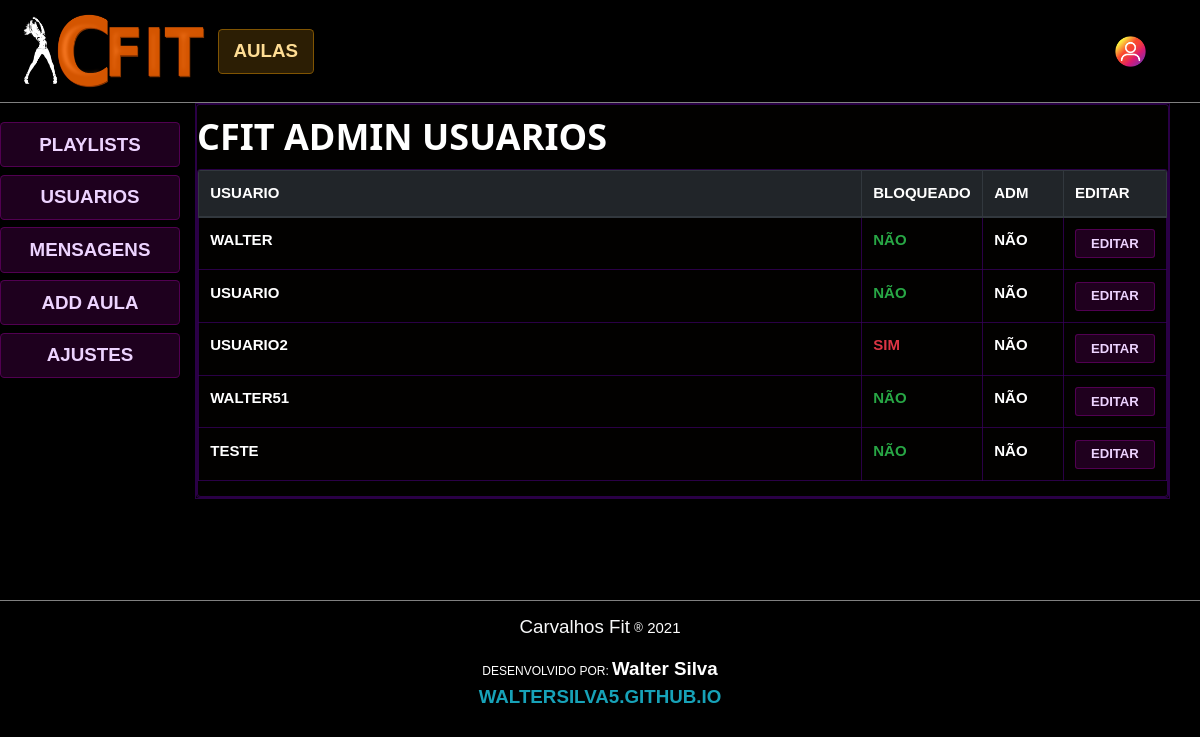
Before: /cfit_admin/usuarios (signed in) with the older database file.
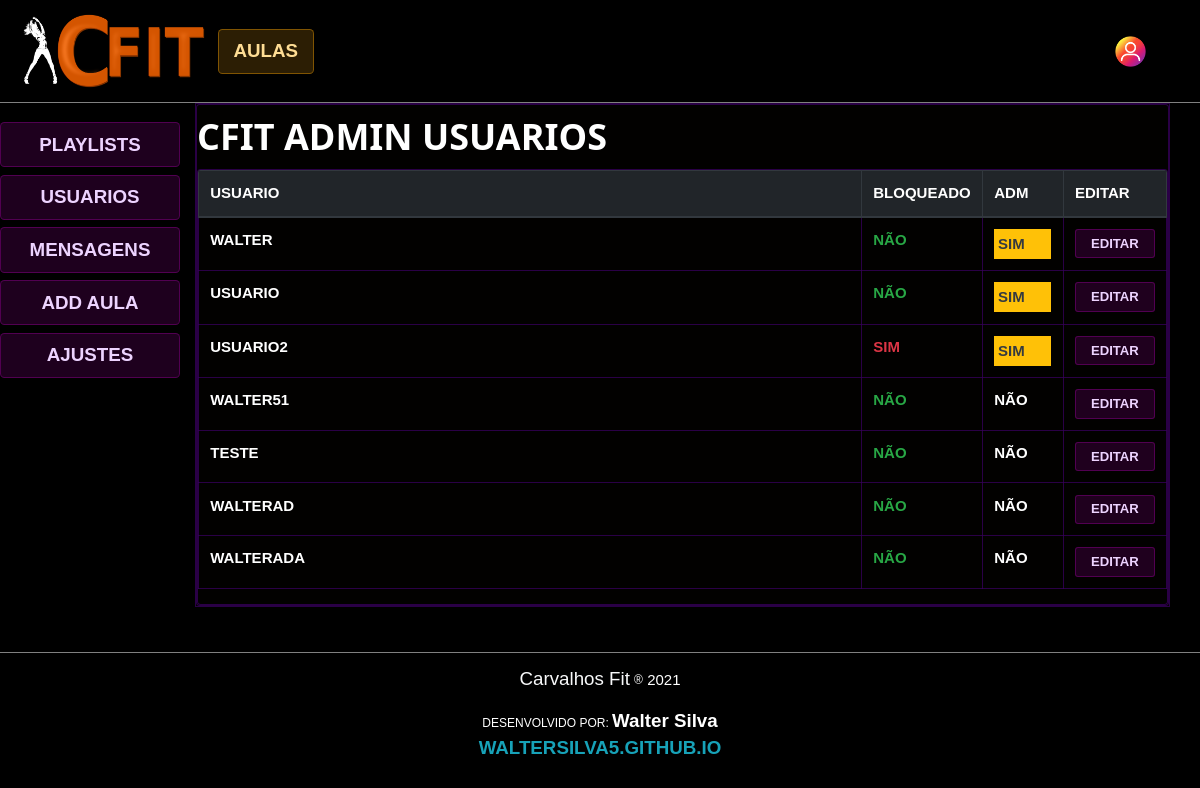
After: the same page with the newer database file.
### cfit/models.py (models this page shows)
class Usuario(models.Model):
    usuario = models.CharField(
        'usuario', max_length=100, null=False, blank=False, unique=True)
    nome = models.CharField('nome', max_length=250,
                            null=False, blank=False, default="")
    senha = models.CharField('senha', max_length=100, null=False, blank=False)
    bloqueado = models.BooleanField('bloqueado', default=False)
    nivel_de_acesso = models.IntegerField(
        'nivel_de_acesso', null=False, blank=False, default=1)
    email = models.CharField('email', max_length=250, null=False, blank=False, default="email")

### cfit/views/cfit_admin.py (the view)
# urls.py: path(r'cfit_admin/usuarios', cfit_admin_usuarios, name="cfit_admin_usuarios"),
@adm_required
def cfit_admin_usuarios(request):
    usuarios = list(Usuario.objects.all().order_by(
        "-nivel_de_acesso").values())
    return render(request, 'cfit_admin/cfit_admin_usuarios.html', {"usuarios": usuarios})

### cfit/sessionTester.py (called while the page is built)
def adm_required(func):
    f = func
    @functools.wraps(func)
    def wrapper_login_required(*args, **kwargs):
        try:
            if(args[0].session["nivel_de_acesso"] == 95):
                pass
            else:
                raise Exception
        except:
            return redirect("/home")
        else:
            return f(*args, **kwargs)
    return wrapper_login_required

### cfit/templates/cfit_admin/cfit_admin_usuarios.html (shortened to what this page needs)
{% extends 'cfit_admin/cfit_admin.html' %} {% block 'painels_admin' %} {% load static%}
<div class="cfit-div-dark-admin rounded container col-12">
    <div class="container col-12">
        <h1><b>CFIT ADMIN USUARIOS</b></h1>
    </div>
    <div class="cfit-div-dark-admin rounded container row col-12" style="overflow: auto;">
        <table class="table cfit-div-dark-admin rounded font-weight-bold">
            <thead class="thead-dark">
                <tr>
                    <th scope="col">USUARIO</th>
                    <th scope="col" class="col-1">BLOQUEADO</th>
                    <th scope="col" class="col-1">ADM</th>
                    <th scope="col" class="col-1">EDITAR</th>
                </tr>
            </thead>
            <tbody>
                {% for usuario in usuarios %}
                <tr>
                    <td style="overflow: auto;">{{usuario.usuario}}</td>
                    <td>
                        {% if usuario.bloqueado == True %}
                            <span class="text-danger">SIM</span>
                        {% else %}
                            <span class="text-success">NÃO</span>
                        {% endif %}
                    </td>
                    <td >
                        {% if usuario.nivel_de_acesso == 95 %}
                        <span class="bg-warning text-dark d-block p-1"><b>SIM</b></span>
                        {% else %}
                        <span><b>NÃO</b></span>
                        {% endif %}
                    </td>
                    <td>
                        <form action="cfit_admin_usuarios_editar" method="POST">
                            <wsi_button class="btn-sm cfit-button-admin">EDITAR</wsi_button>
                        </form>
                    </td>
                </tr>
                {% endfor %}
            </tbody>
        </table>
    </div>
</div>
{% endblock%}

### cfit/templates/cfit_admin/cfit_admin.html (shortened to what this page needs)
{% extends 'main.html' %} {% block content %} {% load static%}
<div style="border-bottom: 1px solid gray;">
    <nav class="navbar navbar-expand-lg navbar-dark text-light" style="background-color: black">
        <a class="navbar-brand col-sm-2" href="{% url 'home'  %}">
            <img class="img-fluid mr-0" src="{% static 'cfit/img/logo.png' %}" alt="logo" />
        </a>
        <div class="collapse navbar-collapse" id="navbarTogglerDemo03">
            <div id="options" class="mr-md-auto">
                <ul class="navbar-nav">
                    <li class="nav-item mx-2">
                        <a href="{% url 'home'  %}">
                            <wsi_button class="col-sm-12 my-2"><b>AULAS</b>
                            </wsi_button>
                        </a>
                    </li>
                </ul>
            </div>
            <wsi_button_float></wsi_button_float>
        </div>
    </nav>
</div>
<div class="row container-fluid pb-5" style="margin-bottom:0;">
    <div class="w3-black col text-center pt-3 row-no-padding  mr-md-3" style="padding-bottom:auto;">
        <a href="{% url 'cfit_admin_playlists'  %}">
            <wsi_button class="col-sm-12 cfit-button-admin my-1">PLAYLISTS</wsi_button>
        </a>
        <a href="{% url 'cfit_admin_usuarios'  %}">
            <wsi_button class="col-sm-12 cfit-button-admin my-1">USUARIOS</wsi_button>
        </a>
        <a href="{% url 'cfit_admin_mensagens'  %}">
            <wsi_button class="col-sm-12 cfit-button-admin my-1">MENSAGENS</wsi_button>
        </a>
        <a href="{% url 'cfit_admin_playlists_adicionar_aula'  %}">
            <wsi_button class="col-sm-12 cfit-button-admin my-1">ADD AULA</wsi_button>
        </a>
        <a href="{% url 'cfit_admin_ajustes'  %}">
            <wsi_button class="col-sm-12 cfit-button-admin my-1">AJUSTES</wsi_button>
        </a>
    </div>
    <div class="col-sm-10 container-fluid cfit-div-dark-admin" style="margin-bottom:0;">
        {% block 'painels_admin' %}
        {% endblock %}
    </div>
</div>
{% endblock%}

### cfit/templates/main.html (shortened to what this page needs)
{% load static %}
<!DOCTYPE html>
<html lang="en">
<head>
    <link rel="stylesheet" href="{% static 'cfit/css/bootstrap.min.css' %}">
    <link rel="stylesheet" href="{% static 'cfit/css/animate.min.css'%}" />
    <link rel="stylesheet" href="{% static 'cfit/css/w3.css' %}">
    <link rel="stylesheet" href="{% static 'cfit/css/style.css' %}">
    <link rel="stylesheet" href="{% static 'cfit/css/w3-colors-win8.css' %}">
</head>
<body id="app" class="w3-black">
    <div style="min-height:600px;">
        {% block content%} {% endblock content %}
    </div>
    <footer class="footer" style="border-top: 1px solid gray;">
        <div class="container-flex w3-black py-3 text-center">
            <strong class="text-light h5">Carvalhos Fit</strong> <small
            style="vertical-align: text-top;"
            >&reg;</small> <span id="ano"></span>
        </div>
        <div class="container-flex w3-black py-1 text-center">
            <small>DESENVOLVIDO POR: <a class="h5 font-weight-bold"
                    href="https://www.linkedin.com/in/walter-pereira-245067161/">Walter
                    Silva</a></small>
        </div>
        <div class="container-flex w3-black text-center">
            <a class=" h5 text-info font-weight-bold" href="https://waltersilva5.github.io/">WALTERSILVA5.GITHUB.IO</a>
        </div>
    </footer>
</body>
</html>

### cfit/static/cfit/css/w3.css (style rules this page uses)
*,*:before,*:after { box-sizing:inherit }
html { -ms-text-size-adjust:100%;-webkit-text-size-adjust:100% }
body { margin:0 }
article,aside,details,figcaption,figure,footer,header,main,menu,nav,section { display:block }
a { background-color:transparent }
b,strong { font-weight:bolder }
small { font-size:80% }
img { border-style:none }
button,input,select,textarea,optgroup { font:inherit;margin:0 }
button,input { overflow:visible }
button,select { text-transform:none }
button,[type=button],[type=reset],[type=submit] { -webkit-appearance:button }
html,body { font-family:Verdana,sans-serif;font-size:15px;line-height:1.5 }
html { overflow-x:hidden }
h1 { font-size:36px }
h1,h2,h3,h4,h5,h6 { font-family:"Segoe UI",Arial,sans-serif;font-weight:400;margin:10px 0 }
img { vertical-align:middle }
a { color:inherit }
.w3-black,.w3-hover-black:hover { color:#fff!important;background-color:#000!important }

### cfit/static/cfit/css/style.css (style rules this page uses)
.row-no-padding { margin-left: 0; margin-right: 0; padding-left: 0; padding-right: 0; margin: 0; }
a:link { text-decoration: none; }
[class*="col-"], [class^="col-"] { padding-left: 0; padding-right: 0; margin-left: 0; margin-right: 0; }
.cfit-button { background-color: rgba(255, 175, 28, 0.171); border: 1px solid rgba(255, 166, 1, 0.397); color: rgb(255, 221, 148); font-weight: bold; }
.cfit-button-admin { color: rgb(237, 211, 255); background-color: rgba(90, 0, 90, 0.342); border: 1px solid rgba(189, 1, 189, 0.322); width: 100%; }
.cfit-div-dark-admin, table, td, tr, th, table.table-bordered>thead>tr>th { color: white; background-color: rgb(2, 1, 0); border: 1px solid rgba(56, 0, 94, 0.753); }

Changed rows visible on the page:
changed Usuario "WALTER": nivel_de_acesso "NÃO" → "SIM"
changed Usuario "USUARIO": nivel_de_acesso "NÃO" → "SIM"
changed Usuario "USUARIO2": nivel_de_acesso "NÃO" → "SIM"
added Usuario: usuario "WALTERAD", bloqueado "NÃO", nivel_de_acesso "NÃO"
added Usuario: usuario "WALTERADA", bloqueado "NÃO", nivel_de_acesso "NÃO"
